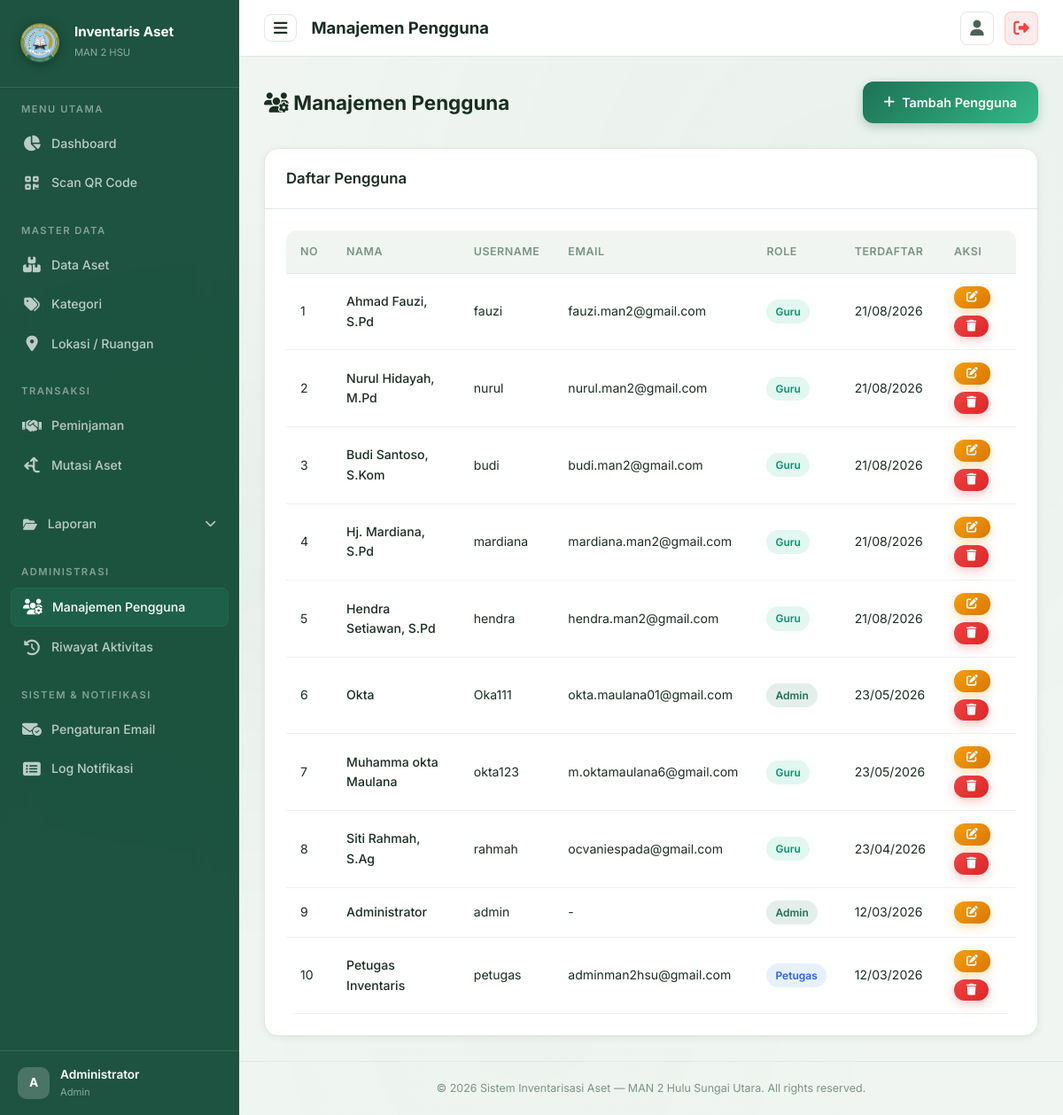
The app's page /pages/pengguna/index.php (signed in), older data.
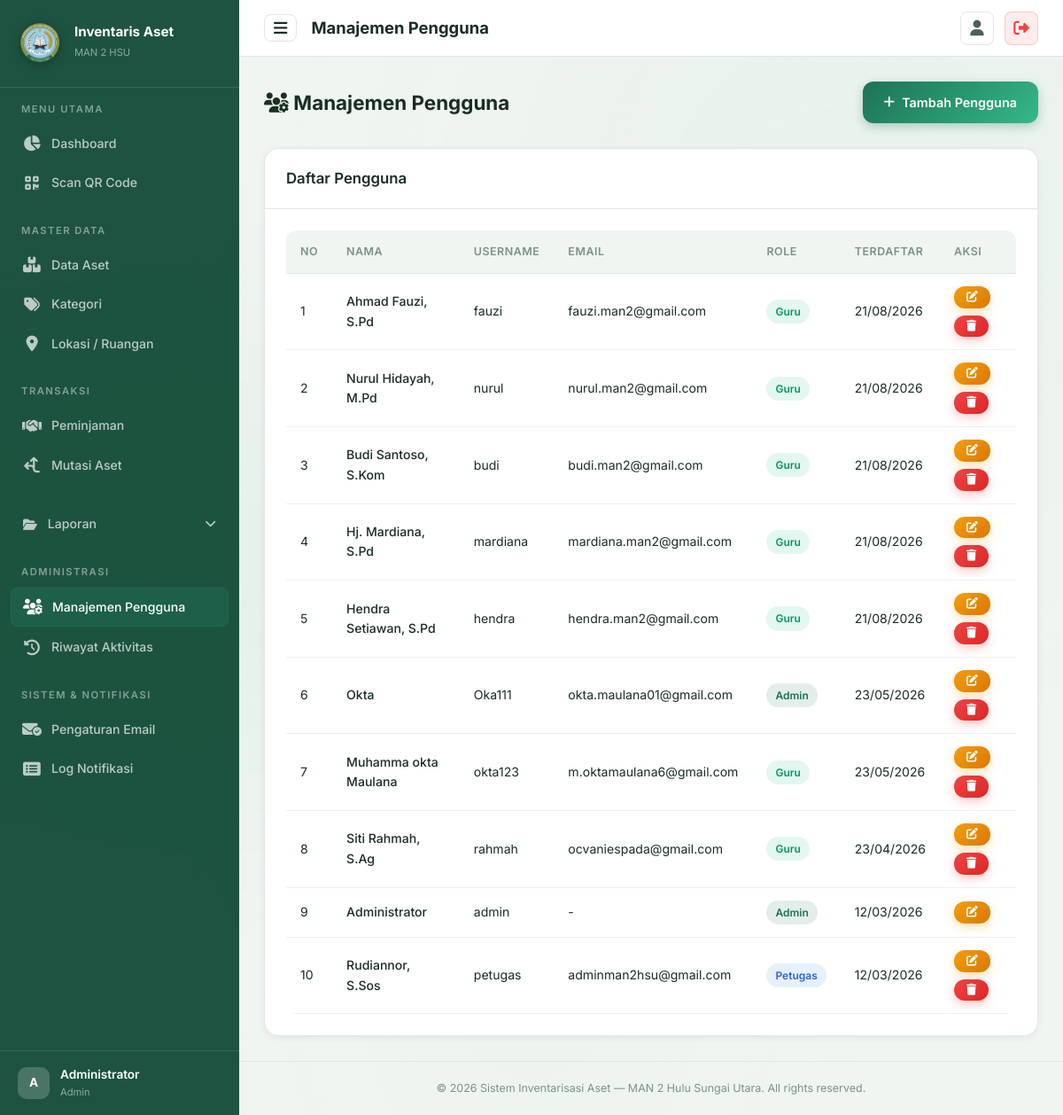
The same page, newer data.
### tables this page shows
CREATE TABLE `users` (
  `id` int NOT NULL AUTO_INCREMENT,
  `nama` varchar(100) NOT NULL,
  `username` varchar(50) NOT NULL,
  `email` varchar(255) DEFAULT NULL,
  `password` varchar(255) NOT NULL,
  `role` enum('admin','petugas','guru') NOT NULL DEFAULT 'petugas',
  `nip` varchar(30) DEFAULT NULL,
  `jabatan` varchar(100) DEFAULT NULL,
  `no_telepon` varchar(20) DEFAULT NULL,
  `telegram_chat_id` varchar(50) DEFAULT NULL,
  `foto` varchar(255) DEFAULT NULL,
  `created_at` timestamp NULL DEFAULT CURRENT_TIMESTAMP,
  `remember_token` varchar(255) DEFAULT NULL,
  `reset_token` varchar(255) DEFAULT NULL,
  `reset_token_expires_at` datetime DEFAULT NULL,
  PRIMARY KEY (`id`),
  UNIQUE KEY `username` (`username`)
);

### pages/pengguna/index.php (the view, shortened to what this page needs)
<?php
$pageTitle = 'Manajemen Pengguna';
$pdo = getConnection();
$userList = $pdo->query("SELECT * FROM users ORDER BY created_at DESC")->fetchAll();
require_once __DIR__ . '/../../includes/header.php';
require_once __DIR__ . '/../../includes/sidebar.php';
?>
<div class="page-header">
    <div><h2><i class="fas fa-users-gear"></i> Manajemen Pengguna</h2></div>
    <a href="<?= BASE_URL ?>/pengguna/tambah" class="btn btn-primary"><i class="fas fa-plus"></i> Tambah Pengguna</a>
</div>
<div class="card animate-fadeInUp"><div class="card-header"><h3>Daftar Pengguna</h3></div><div class="card-body"><div class="table-wrapper">
    <table><thead><tr><th>No</th><th>Nama</th><th>Username</th><th>Email</th><th>Role</th><th>Terdaftar</th><th>Aksi</th></tr></thead>
    <tbody>
        <?php foreach ($userList as $i => $u): ?>
        <tr>
            <td><?= $i+1 ?></td>
            <td style="font-weight:500;"><?= htmlspecialchars($u['nama']) ?></td>
            <td><?= htmlspecialchars($u['username']) ?></td>
            <td><?= htmlspecialchars($u['email'] ?? '-') ?></td>
            <td><span class="badge badge-<?= $u['role'] === 'admin' ? 'primary' : ($u['role'] === 'guru' ? 'success' : 'info') ?>"><?= ucfirst($u['role']) ?></span></td>
            <td><?= date('d/m/Y', strtotime($u['created_at'])) ?></td>
            <td><div class="btn-group">
                <a href="<?= BASE_URL ?>/pengguna/edit?id=<?= $u['id'] ?>" class="btn btn-sm btn-warning"><i class="fas fa-edit"></i></a>
                <?php if ($u['id'] != $_SESSION['user_id']): ?>
                <a href="javascript:void(0)" onclick="confirmDelete('Hapus pengguna <?= htmlspecialchars($u['nama'], ENT_QUOTES) ?>?', '<?= BASE_URL ?>/pages/pengguna/hapus.php', '<?= $u['id'] ?>')" class="btn btn-sm btn-danger"><i class="fas fa-trash"></i></a>
                <?php endif; ?>
            </div></td>
        </tr>
        <?php endforeach; ?>
    </tbody></table>
</div></div></div>
<?php require_once __DIR__ . '/../../includes/footer.php'; ?>

### includes/header.php (shortened to what this page needs)
<?php
$currentPage = basename($_SERVER['PHP_SELF'], '.php');
$currentDir = basename(dirname($_SERVER['PHP_SELF']));
?>
<!DOCTYPE html>
<html lang="id">
<head>
    <link rel="stylesheet" href="<?= BASE_URL ?>/assets/css/style.css">
    <link rel="stylesheet" href="https://cdnjs.cloudflare.com/ajax/libs/font-awesome/6.5.1/css/all.min.css">
</head>
<body>
    <div class="app-layout">

### includes/sidebar.php (shortened to what this page needs)
<aside class="sidebar">
    <div class="sidebar-header">
        <div class="sidebar-logo">
            <img src="<?= BASE_URL ?>/assets/uploads/logo.png.PNG" alt="Logo MAN 2 HSU" class="logo-img">
        </div>
        <div class="sidebar-brand">
            <h2>Inventaris Aset</h2>
            <small>MAN 2 HSU</small>
        </div>
    </div>
    <nav class="sidebar-nav">
    <?php if ($_SESSION['user_role'] === 'guru'): ?>
        <div class="nav-section">
            <div class="nav-section-title">Menu Utama</div>
            <a href="<?= BASE_URL ?>/guru/dashboard"
               class="nav-link <?= ($currentDir === 'guru' && $currentPage === 'dashboard') ? 'active' : '' ?>">
                <span class="nav-icon"><i class="fas fa-home"></i></span>
                Dashboard
            </a>
        </div>
        <div class="nav-section">
            <div class="nav-section-title">Peminjaman</div>
            <a href="<?= BASE_URL ?>/guru/katalog"
               class="nav-link <?= ($currentDir === 'guru' && $currentPage === 'katalog') ? 'active' : '' ?>">
                <span class="nav-icon"><i class="fas fa-boxes-stacked"></i></span>
                Katalog Aset
            </a>
            <a href="<?= BASE_URL ?>/guru/pinjam"
               class="nav-link <?= ($currentDir === 'guru' && $currentPage === 'pinjam') ? 'active' : '' ?>">
                <span class="nav-icon"><i class="fas fa-hand-holding-hand"></i></span>
                Ajukan Peminjaman
            </a>
            <a href="<?= BASE_URL ?>/guru/riwayat"
               class="nav-link <?= ($currentDir === 'guru' && $currentPage === 'riwayat') ? 'active' : '' ?>">
                <span class="nav-icon"><i class="fas fa-clock-rotate-left"></i></span>
                Riwayat Peminjaman
            </a>
        </div>
        <div class="nav-section">
            <div class="nav-section-title">Akun</div>
            <a href="<?= BASE_URL ?>/guru/profil"
               class="nav-link <?= ($currentDir === 'guru' && $currentPage === 'profil') ? 'active' : '' ?>">
                <span class="nav-icon"><i class="fas fa-user-circle"></i></span>
                Profil Saya
            </a>
        </div>
    <?php else: ?>
        <div class="nav-section">
            <div class="nav-section-title">Menu Utama</div>
            <a href="<?= BASE_URL ?>/dashboard"
               class="nav-link <?= ($currentPage === 'dashboard') ? 'active' : '' ?>">
                <span class="nav-icon"><i class="fas fa-chart-pie"></i></span>
                Dashboard
            </a>
            <a href="<?= BASE_URL ?>/scan-qr"
               class="nav-link <?= ($currentPage === 'scan_qr') ? 'active' : '' ?>">
                <span class="nav-icon"><i class="fas fa-qrcode"></i></span>
                Scan QR Code
            </a>
        </div>
        <div class="nav-section">
            <div class="nav-section-title">Master Data</div>
            <a href="<?= BASE_URL ?>/aset"
               class="nav-link <?= ($currentDir === 'aset') ? 'active' : '' ?>">
                <span class="nav-icon"><i class="fas fa-boxes-stacked"></i></span>
                Data Aset
            </a>
            <a href="<?= BASE_URL ?>/kategori"
               class="nav-link <?= ($currentDir === 'kategori') ? 'active' : '' ?>">
                <span class="nav-icon"><i class="fas fa-tags"></i></span>
                Kategori
            </a>
            <a href="<?= BASE_URL ?>/lokasi"
               class="nav-link <?= ($currentDir === 'lokasi') ? 'active' : '' ?>">
                <span class="nav-icon"><i class="fas fa-location-dot"></i></span>
                Lokasi / Ruangan
            </a>
        </div>
        <div class="nav-section">
            <div class="nav-section-title">Transaksi</div>
            <a href="<?= BASE_URL ?>/peminjaman"
               class="nav-link <?= ($currentDir === 'peminjaman') ? 'active' : '' ?>">
                <span class="nav-icon"><i class="fas fa-handshake"></i></span>
                Peminjaman
            </a>
            <a href="<?= BASE_URL ?>/mutasi"
               class="nav-link <?= ($currentDir === 'mutasi') ? 'active' : '' ?>">
                <span class="nav-icon"><i class="fas fa-arrows-split-up-and-left"></i></span>
                Mutasi Aset
            </a>
        </div>
        <div class="nav-section has-dropdown <?= ($currentDir === 'laporan') ? 'open' : '' ?>">
            <div class="nav-dropdown-toggle" onclick="this.parentElement.classList.toggle('open')">
                <span class="nav-dropdown-title">
                    <i class="fas fa-folder-open nav-icon"></i>
                    Laporan
                </span>
                <i class="fas fa-chevron-down caret"></i>
            </div>
        </div>
        <?php if ($_SESSION['user_role'] === 'admin'): ?>
        <div class="nav-section">
            <div class="nav-section-title">Administrasi</div>
            <a href="<?= BASE_URL ?>/pengguna"
               class="nav-link <?= ($currentDir === 'pengguna') ? 'active' : '' ?>">
                <span class="nav-icon"><i class="fas fa-users-gear"></i></span>
                Manajemen Pengguna
            </a>
            <a href="<?= BASE_URL ?>/riwayat"
               class="nav-link <?= ($currentPage === 'riwayat') ? 'active' : '' ?>">
                <span class="nav-icon"><i class="fas fa-clock-rotate-left"></i></span>
                Riwayat Aktivitas
            </a>
        </div>
        <?php endif; ?>
        <div class="nav-section">
            <div class="nav-section-title">Sistem & Notifikasi</div>
            <a href="<?= BASE_URL ?>/pengaturan-email"
               class="nav-link <?= ($currentDir === 'pengaturan' && $currentPage === 'index') ? 'active' : '' ?>">
                <span class="nav-icon"><i class="fas fa-envelope-circle-check"></i></span>
                Pengaturan Email
            </a>
            <a href="<?= BASE_URL ?>/log-notifikasi"
               class="nav-link <?= ($currentDir === 'pengaturan' && $currentPage === 'log_email') ? 'active' : '' ?>">
                <span class="nav-icon"><i class="fas fa-rectangle-list"></i></span>
                Log Notifikasi
            </a>
        </div>
    <?php endif; ?>
    </nav>
    <div class="sidebar-footer">
        <div class="sidebar-user">
            <div class="user-avatar">
                <?= strtoupper(substr($_SESSION['user_nama'] ?? 'U', 0, 1)) ?>
            </div>
            <div class="user-info">
                <div class="user-name"><?= htmlspecialchars($_SESSION['user_nama'] ?? 'User') ?></div>
                <div class="user-role"><?= htmlspecialchars($_SESSION['user_role'] ?? 'petugas') ?></div>
            </div>
        </div>
    </div>
</aside>
<div class="main-content">
    <header class="topbar">
        <div class="topbar-left">
            <button class="topbar-toggle" onclick="toggleSidebar()">
                <i class="fas fa-bars"></i>
            </button>
            <div class="topbar-title">
                <h1><?= $pageTitle ?? 'Dashboard' ?></h1>
            </div>
        </div>
        <div class="topbar-right">
            <?php if ($_SESSION['user_role'] === 'guru'): ?>
                <a href="<?= BASE_URL ?>/guru/profil" class="topbar-btn" title="Profil">
                    <i class="fas fa-user"></i>
                </a>
            <?php else: ?>
                <a href="<?= BASE_URL ?>/profil" class="topbar-btn" title="Profil">
                    <i class="fas fa-user"></i>
                </a>
            <?php endif; ?>
            <a href="<?= BASE_URL ?>/logout" class="topbar-btn btn-logout" title="Logout">
                <i class="fas fa-right-from-bracket"></i>
            </a>
        </div>
    </header>
    <div class="page-content">

### includes/footer.php (shortened to what this page needs)
            </div>
            <footer class="app-footer">
                <p>&copy; <?= date('Y') ?> Sistem Inventarisasi Aset — MAN 2 Hulu Sungai Utara. All rights reserved.</p>
            </footer>
        </div>
    </div>
</body>
</html>

Row changes from the older to the newer data that the page shows:
removed users: nama "Petugas Inventaris", username "petugas", email "adminman2hsu@gmail.com", role "Petugas", created_at "12/03/2026"
added users: nama "Rudiannor, S.Sos", username "petugas", email "adminman2hsu@gmail.com", role "Petugas", created_at "12/03/2026"
